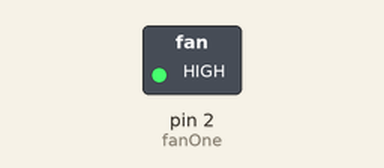
Recording of a sketch running on a simulated Arduino Uno, built with avr-gcc and run on an emulated ATmega328P. Shown: switched loads named in the sketch (green lamp = pin HIGH). Pins used as bus, display or sensor lines are not drawn.

Above: at 0.1 s.
Timing chart, 0 to 1.6 s (numbered marks = the images above):
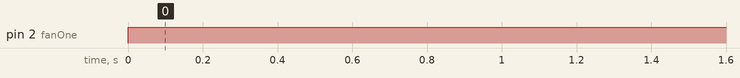

The sketch:

fan_test.ino
```cpp
const int fanOne = 2;
const int fanTwo = 0;

void setup() {
  Serial.begin(9600); // Initialize serial communication
  pinMode(fanOne, OUTPUT);
  pinMode(fanTwo, OUTPUT);
}

void loop() {
  digitalWrite(fanOne, HIGH);
  digitalWrite(fanTwo, HIGH);
}
```

Measured:
- by itself, pin 2 (fanOne): LOW → HIGH at 0.00 s
